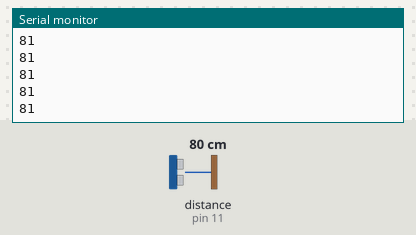
A sketch run on a simulated Arduino Uno, built with avr-gcc and run on an emulated ATmega328P. On the bench: the last lines printed to the serial monitor. Inputs (shaded band) come from the test bench; at power-on: distance to the obstacle (sensor on pin 11) 80 cm. The echo pulse lasts 58.3 µs per cm.

Above: at 1.2 s.
1.3 s: distance to the obstacle (sensor on pin 11) set to 2 cm
At 1.35 s:
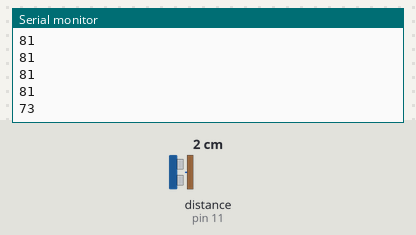
2.8 s: distance to the obstacle (sensor on pin 11) set to 4 cm
At 2.82 s:
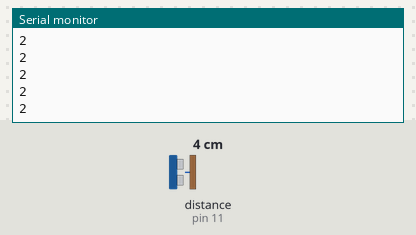
Timing chart, 0 to 5.8 s (numbered marks = the images above; inputs shaded):
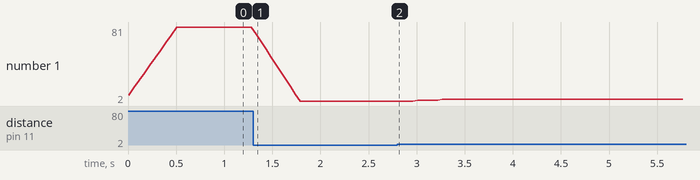

The sketch:

HC-SR04_new_ping_average.ino
```cpp
#include <NewPing.h>

#define TRIGGER_PIN 12
#define ECHO_PIN 11
#define MAX_DISTANCE 200

#define BUFFER_SIZE 10

NewPing sonar(TRIGGER_PIN, ECHO_PIN, MAX_DISTANCE);

int valuesBuffer[BUFFER_SIZE];
int bufferHead = 0;

void setup(){
  Serial.begin(9600);
}

void loop(){
  int value = sonar.ping_cm();
  int average = updateAverage(value);

  Serial.println(average);
  delay(50);
}

int updateAverage(int value){
  valuesBuffer[bufferHead] = value;
  bufferHead++;
  bufferHead %= BUFFER_SIZE;

  int total = 0;

  for(int i=0; i<BUFFER_SIZE; i++){
    total += valuesBuffer[i];
  }

  return total / BUFFER_SIZE;
}
```

Measured:
- after the input at 1.3 s, the serial monitor: prints a new line at once (image 1)
- plotted number 1: 81 → 2 after the input at 1.3 s, 2 → 4 after the input at 2.8 s
